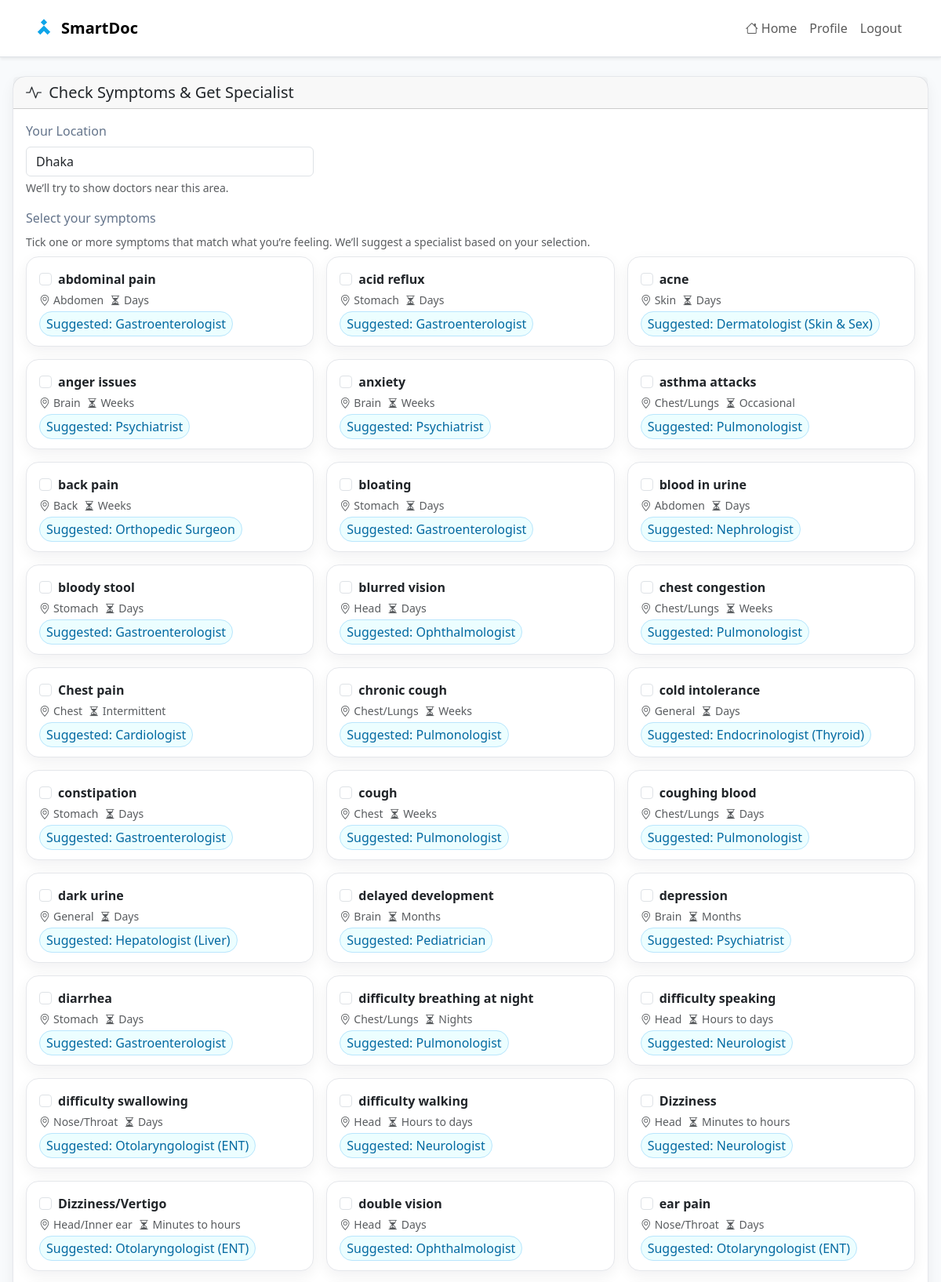
Page /patients/symptom-checker.php (signed in, upper part) on the committed database.
### tables this page shows
CREATE TABLE `patient` (
  `patient_ID` int(11) NOT NULL,
  `name` varchar(100) NOT NULL,
  `email` varchar(100) NOT NULL,
  `age` int(11) DEFAULT NULL,
  `gender` varchar(20) DEFAULT NULL,
  `phone` varchar(20) DEFAULT NULL,
  `patient_location` varchar(250) DEFAULT NULL,
  `password_hash` varchar(255) DEFAULT NULL
);

CREATE TABLE `symptom` (
  `symptom_id` int(11) NOT NULL,
  `symptom_name` varchar(160) NOT NULL,
  `AffectedArea` varchar(100) DEFAULT NULL,
  `AffectedDuration` varchar(50) DEFAULT NULL,
  `specialization_id` int(11) DEFAULT NULL
);

CREATE TABLE `specialization` (
  `specialization_id` int(11) NOT NULL,
  `specialization_name` varchar(120) NOT NULL,
  `description` text DEFAULT NULL
);

### patients/includes/auth.php (called while the page is built, shortened)
<?php
function get_patient_id(){
  return (int)($_SESSION['patient_id'] ?? 0);
}

### patients/includes/util.php (called while the page is built, shortened)
<?php
function h($s){ return htmlspecialchars((string)$s, ENT_QUOTES, 'UTF-8'); }

### patients/symptom-checker.php (the view, shortened to what this page needs)
<?php
require_once __DIR__ . '/includes/header.php';
$patient_id = get_patient_id();
$default_location = '';
if ($patient_id > 0) {
    $stmt = $con->prepare("SELECT patient_location FROM `patient` WHERE patient_ID = ?");
    $stmt->bind_param('i', $patient_id);
    $stmt->execute();
    $res = $stmt->get_result();
    if ($row = $res->fetch_assoc()) {
        $default_location = $row['patient_location'] ?? '';
    }
}
$location_input = trim($_POST['location'] ?? $default_location);
$symptoms = $con->query("
    SELECT sym.*, sp.specialization_name
    FROM `symptom` sym
    LEFT JOIN `specialization` sp
      ON sym.specialization_id = sp.specialization_id
    ORDER BY sym.symptom_name
");
?>
<div class="card mb-4">
  <div class="card-header">
    <h5 class="mb-0">
      <i class="bi bi-activity me-1"></i>
      Check Symptoms &amp; Get Specialist
    </h5>
  </div>
  <div class="card-body">
    <form method="post">
      <div class="row g-3 mb-3">
        <div class="col-md-4">
          <label class="form-label muted">Your Location</label>
          <input
            type="text"
            name="location"
            class="form-control"
            placeholder="e.g. Dhaka • Banani"
            value="<?= h($location_input) ?>"
          >
          <div class="form-text">We’ll try to show doctors near this area.</div>
        </div>
      </div>
      <div class="mb-2">
        <label class="form-label muted">Select your symptoms</label>
        <p class="small text-muted mb-2">
          Tick one or more symptoms that match what you’re feeling.
          We’ll suggest a specialist based on your selection.
        </p>
      </div>
      <div class="row g-3">
        <?php if ($symptoms && $symptoms->num_rows > 0): ?>
          <?php while($sym = $symptoms->fetch_assoc()): ?>
            <?php
              $sid   = (int)$sym['symptom_id'];
              $sname = $sym['symptom_name'];
              $area  = $sym['AffectedArea'] ?? '';
              $dur   = $sym['AffectedDuration'] ?? '';
              $spec  = $sym['specialization_name'] ?? '';
            ?>
            <div class="col-md-4">
              <label class="card h-100" style="cursor:pointer;">
                <div class="card-body">
                  <div class="form-check">
                    <input
                      class="form-check-input"
                      type="checkbox"
                      name="symptoms[]"
                      value="<?= $sid ?>"
                      id="sym<?= $sid ?>"
                    >
                    <label class="form-check-label fw-semibold" for="sym<?= $sid ?>">
                      <?= h($sname) ?>
                    </label>
                  </div>
                  <?php if($area || $dur): ?>
                    <div class="small text-muted mt-1">
                      <?php if($area): ?>
                        <i class="bi bi-geo-alt me-1"></i><?= h($area) ?>
                      <?php endif; ?>
                      <?php if($dur): ?>
                        <span class="ms-1"><i class="bi bi-hourglass-split me-1"></i><?= h($dur) ?></span>
                      <?php endif; ?>
                    </div>
                  <?php endif; ?>
                  <?php if($spec): ?>
                    <div class="mt-2">
                      <span class="badge-soft rounded-pill px-2 py-1">
                        Suggested: <?= h($spec) ?>
                      </span>
                    </div>
                  <?php endif; ?>
                </div>
              </label>
            </div>
          <?php endwhile; ?>
        <?php else: ?>
          <div class="col-12">
            <div class="alert alert-info">No symptoms configured yet. Please contact admin.</div>
          </div>
        <?php endif; ?>
      </div>
    </form>
  </div>
</div>
<?php require_once __DIR__ . '/includes/footer.php'; ob_end_flush(); ?>

### patients/includes/header.php (style rules this page uses)
:root { --sd-primary:#0ea5e9;--sd-dark:#0b2239;--sd-accent:#10b981;--sd-bg:#f8fafc; }
html,body { color:var(--sd-dark); }
body { background:var(--sd-bg); }
.card { border:1px solid #e5e7eb;border-radius:16px;box-shadow:0 6px 18px rgba(16,24,40,.06);transition:transform .18s ease, box-shadow .18s ease; }
.badge-soft { background:#ecfeff;color:#0369a1;border:1px solid #bae6fd; }
.muted { color:#64748b }

### rows in the picture
patient: location "Dhaka"
symptom: symptom_name "abdominal pain", AffectedArea "Abdomen", AffectedDuration "Days", specialization.specialization_name "Gastroenterologist"
symptom: symptom_name "acid reflux", AffectedArea "Stomach", AffectedDuration "Days", specialization.specialization_name "Gastroenterologist"
symptom: symptom_name "acne", AffectedArea "Skin", AffectedDuration "Days", specialization.specialization_name "Dermatologist (Skin & Sex)"
symptom: symptom_name "anger issues", AffectedArea "Brain", AffectedDuration "Weeks", specialization.specialization_name "Psychiatrist"
symptom: symptom_name "anxiety", AffectedArea "Brain", AffectedDuration "Weeks", specialization.specialization_name "Psychiatrist"
symptom: symptom_name "asthma attacks", AffectedArea "Chest/Lungs", AffectedDuration "Occasional", specialization.specialization_name "Pulmonologist"
symptom: symptom_name "back pain", AffectedArea "Back", AffectedDuration "Weeks", specialization.specialization_name "Orthopedic Surgeon"
symptom: symptom_name "bloating", AffectedArea "Stomach", AffectedDuration "Days", specialization.specialization_name "Gastroenterologist"
symptom: symptom_name "blood in urine", AffectedArea "Abdomen", AffectedDuration "Days", specialization.specialization_name "Nephrologist"
symptom: symptom_name "bloody stool", AffectedArea "Stomach", AffectedDuration "Days", specialization.specialization_name "Gastroenterologist"
symptom: symptom_name "blurred vision", AffectedArea "Head", AffectedDuration "Days", specialization.specialization_name "Ophthalmologist"
symptom: symptom_name "chest congestion", AffectedArea "Chest/Lungs", AffectedDuration "Weeks", specialization.specialization_name "Pulmonologist"
symptom: symptom_name "Chest pain", AffectedArea "Chest", AffectedDuration "Intermittent", specialization.specialization_name "Cardiologist"
symptom: symptom_name "chronic cough", AffectedArea "Chest/Lungs", AffectedDuration "Weeks", specialization.specialization_name "Pulmonologist"
symptom: symptom_name "cold intolerance", AffectedArea "General", AffectedDuration "Days", specialization.specialization_name "Endocrinologist (Thyroid)"
symptom: symptom_name "constipation", AffectedArea "Stomach", AffectedDuration "Days", specialization.specialization_name "Gastroenterologist"
symptom: symptom_name "cough", AffectedArea "Chest", AffectedDuration "Weeks", specialization.specialization_name "Pulmonologist"
symptom: symptom_name "coughing blood", AffectedArea "Chest/Lungs", AffectedDuration "Days", specialization.specialization_name "Pulmonologist"
symptom: symptom_name "dark urine", AffectedArea "General", AffectedDuration "Days", specialization.specialization_name "Hepatologist (Liver)"
symptom: symptom_name "delayed development", AffectedArea "Brain", AffectedDuration "Months", specialization.specialization_name "Pediatrician"
symptom: symptom_name "depression", AffectedArea "Brain", AffectedDuration "Months", specialization.specialization_name "Psychiatrist"
symptom: symptom_name "diarrhea", AffectedArea "Stomach", AffectedDuration "Days", specialization.specialization_name "Gastroenterologist"
symptom: symptom_name "difficulty breathing at night", AffectedArea "Chest/Lungs", AffectedDuration "Nights", specialization.specialization_name "Pulmonologist"
symptom: symptom_name "difficulty speaking", AffectedArea "Head", AffectedDuration "Hours to days", specialization.specialization_name "Neurologist"
symptom: symptom_name "difficulty swallowing", AffectedArea "Nose/Throat", AffectedDuration "Days", specialization.specialization_name "Otolaryngologist (ENT)"
symptom: symptom_name "difficulty walking", AffectedArea "Head", AffectedDuration "Hours to days", specialization.specialization_name "Neurologist"
symptom: symptom_name "Dizziness", AffectedArea "Head", AffectedDuration "Minutes to hours", specialization.specialization_name "Neurologist"
symptom: symptom_name "Dizziness/Vertigo", AffectedArea "Head/Inner ear", AffectedDuration "Minutes to hours", specialization.specialization_name "Otolaryngologist (ENT)"
symptom: symptom_name "double vision", AffectedArea "Head", AffectedDuration "Days", specialization.specialization_name "Ophthalmologist"
symptom: symptom_name "ear pain", AffectedArea "Nose/Throat", AffectedDuration "Days", specialization.specialization_name "Otolaryngologist (ENT)"
